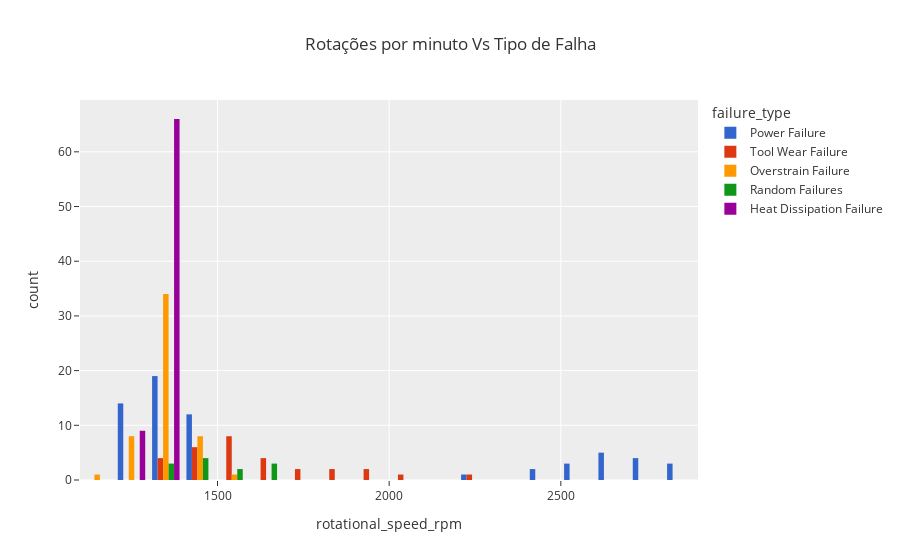

Write notebook code for a chart like this one.
### Markdown cell above
- A maioria dos máquinas é do tipo "L"
- A maioria das falhas do tipo "Overstrain Failure", ocorreram nas máquinas do tipo "L"
- A maioria das falhas do tipo "Heat Dissipation Failure", ocorreram nas máquinas do tipo "L"
- A maioria das falhas do tipo "Tool Wear Failure", ocorreram nas máquinas do tipo "L"
- No tipo "L" e tipo "H", ocorreu uma falha do tipo "Overstrain Failure"

### Code cell
fig = px.histogram(df.query("failure_type!= 'No Failure'"), x="rotational_speed_rpm", color='failure_type',barmode="group", template='ggplot2', color_discrete_sequence=px.colors.qualitative.G10, title="Rotações por minuto Vs Tipo de Falha")
fig.show()

### Figure 1 — Plotly figure (JSON) as saved in the notebook; plotly's stock layout.template omitted (floating-point values rounded to 4 significant figures)
{"data": [{"alignmentgroup": "True", "bingroup": "x", "hovertemplate": "failure_type=Power Failure<br>rotational_speed_rpm=%{x}<br>count=%{y}<extra></extra>", "legendgroup": "Power Failure", "marker": {"color": "#3366CC", "pattern": {"shape": ""}}, "name": "Power Failure", "offsetgroup": "Power Failure", "orientation": "v", "showlegend": true, "type": "histogram", "x": [1410, 1421, 1420, 2564, 2874, 1336, 2833, 1235, 2270, 1319, 1386, 1258, 1243, 2737, 1479, 2886, 1313, 1301, 1258, 2549, 1446, 1267, 1324, 2563, 2760, 1338, 1442, 1331, 1284, 1386, 1365, 2676, 2663, 1284, 2497, 2706, 1262, 1288, 1257, 1404, 1364, 1356, 1282, 1405, 1312, 1309, 2636, 2478, 2633, 1288, 1255, 1200, 1465, 2710, 1303, 1402, 2617, 1334, 1459, 1326, 1403, 1377, 1361], "xaxis": "x", "yaxis": "y"}, {"alignmentgroup": "True", "bingroup": "x", "hovertemplate": "failure_type=Tool Wear Failure<br>rotational_speed_rpm=%{x}<br>count=%{y}<extra></extra>", "legendgroup": "Tool Wear Failure", "marker": {"color": "#DC3912", "pattern": {"shape": ""}}, "name": "Tool Wear Failure", "offsetgroup": "Tool Wear Failure", "orientation": "v", "showlegend": true, "type": "histogram", "x": [1455, 1511, 1867, 1542, 1399, 1996, 1567, 1405, 1530, 1615, 1710, 1442, 1446, 1521, 1671, 1577, 1493, 1397, 1692, 1524, 2097, 1374, 1553, 1737, 1475, 1323, 1615, 1871, 1922, 2271], "xaxis": "x", "yaxis": "y"}, {"alignmentgroup": "True", "bingroup": "x", "hovertemplate": "failure_type=Overstrain Failure<br>rotational_speed_rpm=%{x}<br>count=%{y}<extra></extra>", "legendgroup": "Overstrain Failure", "marker": {"color": "#FF9900", "pattern": {"shape": ""}}, "name": "Overstrain Failure", "offsetgroup": "Overstrain Failure", "orientation": "v", "showlegend": true, "type": "histogram", "x": [1282, 1412, 1405, 1373, 1289, 1372, 1385, 1362, 1354, 1310, 1365, 1384, 1378, 1329, 1515, 1345, 1417, 1269, 1378, 1270, 1227, 1383, 1340, 1359, 1363, 1365, 1411, 1477, 1450, 1369, 1399, 1379, 1312, 1380, 1461, 1362, 1372, 1270, 1368, 1272, 1399, 1229, 1181, 1369, 1396, 1354, 1373, 1367, 1435, 1317, 1352, 1360], "xaxis": "x", "yaxis": "y"}, {"alignmentgroup": "True", "bingroup": "x", "hovertemplate": "failure_type=Random Failures<br>rotational_speed_rpm=%{x}<br>count=%{y}<extra></extra>", "legendgroup": "Random Failures", "marker": {"color": "#109618", "pattern": {"shape": ""}}, "name": "Random Failures", "offsetgroup": "Random Failures", "orientation": "v", "showlegend": true, "type": "histogram", "x": [1399, 1626, 1570, 1447, 1602, 1346, 1499, 1357, 1668, 1412, 1545, 1438], "xaxis": "x", "yaxis": "y"}, {"alignmentgroup": "True", "bingroup": "x", "hovertemplate": "failure_type=Heat Dissipation Failure<br>rotational_speed_rpm=%{x}<br>count=%{y}<extra></extra>", "legendgroup": "Heat Dissipation Failure", "marker": {"color": "#990099", "pattern": {"shape": ""}}, "name": "Heat Dissipation Failure", "offsetgroup": "Heat Dissipation Failure", "orientation": "v", "showlegend": true, "type": "histogram", "x": [1342, 1377, 1360, 1326, 1366, 1357, 1376, 1325, 1364, 1286, 1373, 1263, 1355, 1346, 1349, 1362, 1314, 1359, 1330, 1356, 1329, 1297, 1331, 1361, 1374, 1334, 1317, 1259, 1362, 1326, 1280, 1308, 1355, 1368, 1353, 1326, 1358, 1379, 1321, 1329, 1378, 1263, 1351, 1305, 1359, 1375, 1351, 1349, 1369, 1275, 1312, 1374, 1361, 1359, 1365, 1335, 1341, 1330, 1324, 1349, 1337, 1353, 1366, 1341, 1306, 1301, 1336, 1351, 1363, 1295, 1332, 1371, 1377, 1298, 1316], "xaxis": "x", "yaxis": "y"}], "layout": {"barmode": "group", "legend": {"title": {"text": "failure_type"}, "tracegroupgap": 0}, "title": {"text": "Rotações por minuto Vs Tipo de Falha"}, "xaxis": {"anchor": "y", "domain": [0, 1], "title": {"text": "rotational_speed_rpm"}}, "yaxis": {"anchor": "x", "domain": [0, 1], "title": {"text": "count"}}}}
